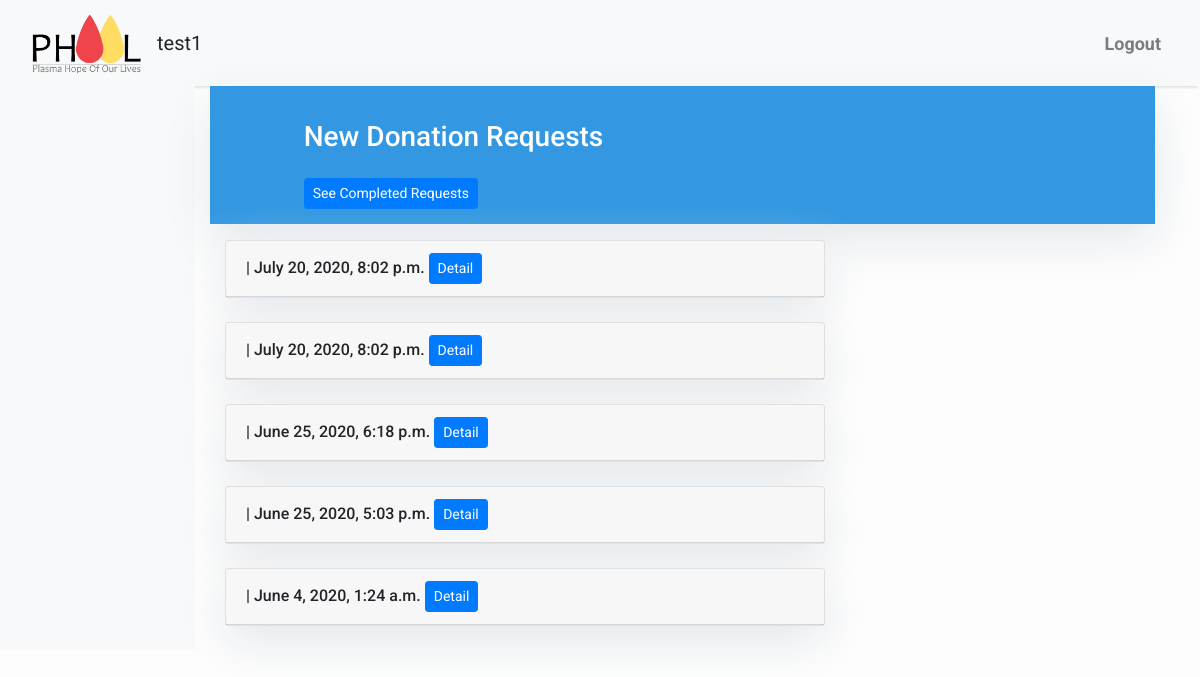
The app's page /plasma/requests/donate/ (signed in) with its own data.
### plasma/models.py (models this page shows)
class Profile(models.Model):
    author = models.ForeignKey(User, on_delete=models.CASCADE)
    first_name = models.CharField(max_length=30)
    last_name = models.CharField(max_length=30)
    address = models.CharField(max_length=30, blank=True)
    city = models.CharField(max_length=30)
    province = models.IntegerField(choices=PROVINCES, default=4)
    birth_date = models.DateField(null=True, blank=True)
    gender = models.IntegerField(choices=GENDER, default=3)
    phone_regex = RegexValidator(regex=r'^\+?1?\d{9,15}$',
                                 message="Phone number must be entered in the format: '+999999999'. Up to 15 digits allowed.")
    phone = models.CharField(validators=[phone_regex], max_length=17, blank=True)
    date_covid_19_diagnosed = models.DateField(null=True, blank=True)
    blood_group = models.IntegerField(choices=BLOOD, default=8)
    hospital_which_labelled_positive = models.CharField(max_length=30, blank=True)
    hospital_which_labelled_negative = models.CharField(max_length=30, blank=True)
    lab_which_labelled_positive = models.CharField(max_length=30, blank=True)
    lab_which_labelled_negative = models.CharField(max_length=30, blank=True)
    donation_request = models.BooleanField(default=False)
    plasma_request = models.BooleanField(default=False)
    donation_completed = models.BooleanField(default=False)
    plasma_completed = models.BooleanField(default=False)
    created_on = models.DateTimeField(auto_now_add=True, blank=True)

### plasma/views.py (the view)
# urls.py: path("requests/donate/", views.DonationRequestsList.as_view(), name="donation_requests"),
class DonationRequestsList(LoginRequiredMixin, generic.ListView):
    model = Profile
    template_name = "donation_request_list.html"
    def get_queryset(self):
        return (
            Profile.objects.filter(donation_request=1, donation_completed=0)
                .order_by("-created_on")
        )

### templates/donation_request_list.html (shortened to what this page needs)
{% extends "base.html" %}
{% block content %}
<header class="masthead">
    <div class="container">
        <div class="row">
            <div class=" col-md-8 col-md-10 mx-auto">
                <div class="site-heading">
                    <h3 class=" site-heading my-4 mt-3 text-white">New Donation Requests</h3>
                    <a href="{% url 'completed_donation_requests' %}" class="btn btn-primary btn-sm">See Completed Requests</a>
                </div>
            </div>
        </div>
    </div>
</header>
<div class="container">
    <div class="row">
    {% if user.is_authenticated %}
        <div class="col-md-8 mt-3 left">
            {% for post in object_list %}
            <div class="card mb-4">
            <h6 class="card-header">{% block title %} {{ post.user}}  | {{ post.created_on }} <a href="{% url 'donation_request_detail' post.pk  %}" class="btn btn-primary btn-sm">Detail</a>{% endblock title %}</h6>
            </div>
            {% endfor %}
        </div>
    {% endif %}
    </div>
</div>
{%endblock%}

### templates/base.html (shortened to what this page needs)
<!DOCTYPE html>
<html>
    <head>
        <link rel="stylesheet" href="https://maxcdn.bootstrapcdn.com/bootstrap/4.0.0/css/bootstrap.min.css"
 />
    </head>
    <body>
        <nav class="navbar navbar-expand-lg navbar-light bg-light shadow navbar-fixed-top" id="mainNav">
        {% load static %}
            <div class="container-fluid">
                <a class="navbar-brand" href="{% url 'home' %}"><img src="{% static "icons/phool.png" %}" width="110" height="60" alt=""></a>
                {% if not user.is_staff %}
                <a class="navbar-brand" >{{ user.get_username }}</a>
                    {% else %}
                    <a class="navbar-brand" href="{% url 'profile'%}">{{ user.get_username }}</a>
                <a class="navbar-brand">{{plasma}}</a>
                {% endif %}
                <div class="collapse navbar-collapse" id="navbarResponsive">
                    <ul class="navbar-nav ml-auto">
                        {% if user.is_authenticated %}
                            <li class="nav-item text-black">
                                <a class="nav-link text-black font-weight-bold" href="{% url 'logout' %}?next={{request.path}}">Logout</a>
                            </li>
                        {% else %}
                            <li class="nav-item text-black">
                                <a class="nav-link text-black font-weight-bold" href="{% url 'login' %}?next={{request.path}}">Login</a>
                            </li>
                        {% endif %}
                    </ul>
                </div>
            </div>
        </nav>
<div class="container-fluid row">
    <div class="col-lg-2  navbar-light bg-light"><p>  </p>
    </div>
    <div class="col-lg-10 mt-auto">
                    {% block content %}{% endblock content %}
    </div>
</div>
    </body>
</html>

### templates/base.html (style rules this page uses)
body { font-family: "Roboto", sans-serif; font-size: 17px; background-color: #fdfdfd; }
.shadow { box-shadow: 0 4px 2px -2px rgba(0, 0, 0, 0.1); }
.masthead { background: #3398E1; height: auto; padding-bottom: 15px; box-shadow: 0 16px 48px #E3E7EB; box-shadow: 0 16px 48px #E3E7EB; padding-top: 10px; }

### templates/donation_request_list.html (style rules this page uses)
body { font-family: "Roboto", sans-serif; font-size: 18px; background-color: #fdfdfd; }
.card { box-shadow: 0 16px 48px #E3E7EB; }

### records on screen
Profile: created_on "July 20, 2020, 8:02 p.m."
Profile: created_on "July 20, 2020, 8:02 p.m."
Profile: created_on "June 25, 2020, 6:18 p.m."
Profile: created_on "June 25, 2020, 5:03 p.m."
Profile: created_on "June 4, 2020, 1:24 a.m."

### other values on screen
{{ user.get_username }} "test1"
